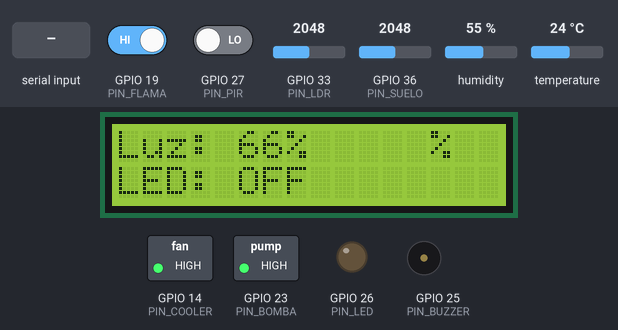
This sketch was run on a simulated ESP32. On the bench: 16×2 character LCD, switched loads named in the sketch (green lamp = pin HIGH), output pins drawn as LEDs (lit = HIGH), buzzer (waves = sounding). The inputs (shaded band) are chosen by the test bench; at power-on: GPIO 33 (PIN_LDR) = 2048, GPIO 19 (PIN_FLAMA) HIGH, temperature 24 °C, GPIO 27 (PIN_PIR) LOW, GPIO 36 (PIN_SUELO) = 2048, humidity 55 %. Nothing arrives over Bluetooth unless stated; what the sketch prints to the serial monitor is not drawn.

Above: at 5.2 s.
5.3 s: GPIO 33 (PIN_LDR) set to 3063
At 6.7 s:
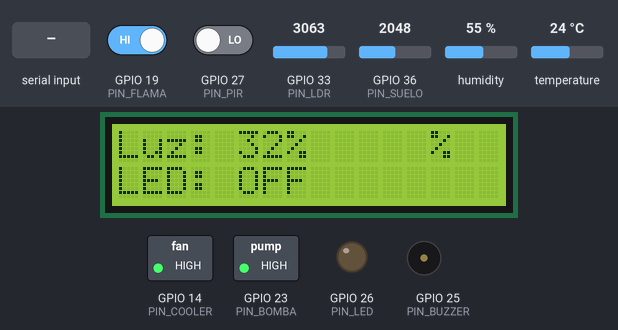
11.9 s: GPIO 33 (PIN_LDR) set to 3165
At 13.9 s:
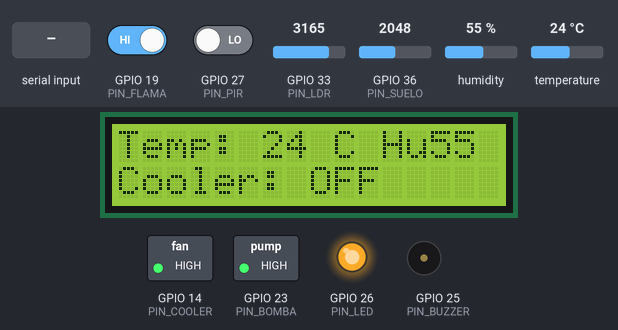
18.1 s: GPIO 19 (PIN_FLAMA) driven LOW
At 18.7 s:
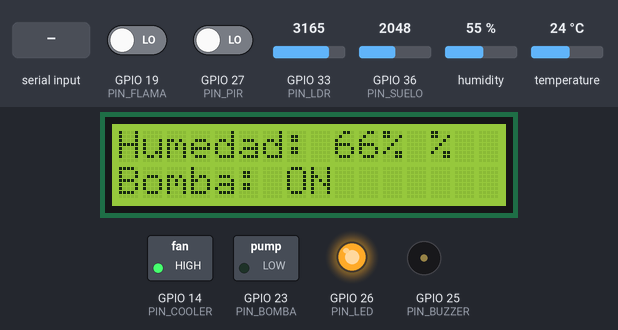
24.3 s: temperature set to 26 °C
At 27.0 s:
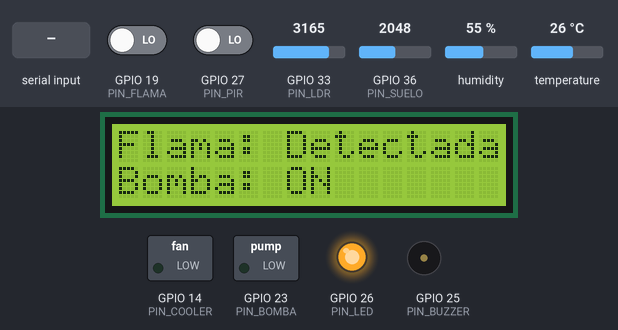
30.6 s: GPIO 27 (PIN_PIR) driven HIGH
At 35.2 s:
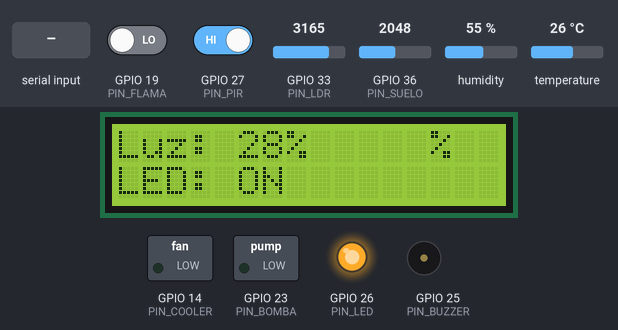
38.3 s: "B0\n" received over the second serial link
At 40.1 s:
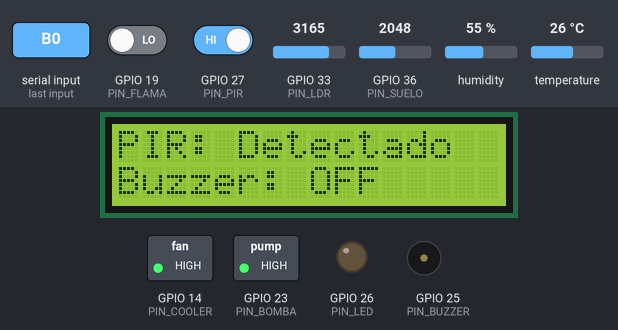
Timing chart, 0 to 41.6 s (numbered marks = the images above; inputs shaded):
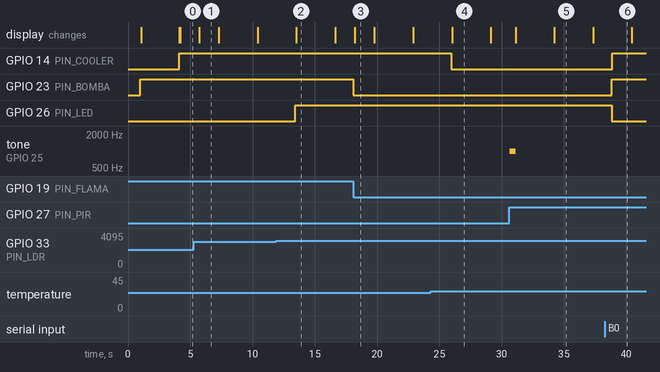

Measured:
- the behaviour switches between 3129 and 3130 on GPIO 33 (PIN_LDR) (found by bisection; images 1 and 2)
- the behaviour switches between 24 and 25 °C on temperature (found by bisection; images 3 and 4)
- after the input at 11.9 s, GPIO 26 (PIN_LED): LOW → HIGH after 1.5 s
- after the input at 18.1 s, GPIO 23 (PIN_BOMBA): HIGH → LOW at once; the display: changes after 0.09 s (image 3)
- after the input at 24.3 s, GPIO 14 (PIN_COOLER): HIGH → LOW after 1.7 s
- after the input at 30.6 s, tone on GPIO 25 (PIN_BUZZER): silent → 1000 Hz at once, → silent 0.50 s later
- after the input at 38.3 s, GPIO 14 (PIN_COOLER): LOW → HIGH after 0.59 s; GPIO 23 (PIN_BOMBA): LOW → HIGH after 0.54 s; GPIO 26 (PIN_LED): HIGH → LOW after 0.56 s

The sketch:

planta_inteligente.ino
```cpp
#include <LiquidCrystal.h>
#include <DHT.h>
#include <BluetoothSerial.h>

// Pines
#define PIN_SUELO 36    // Sensor de humedad del suelo (analógico)
#define PIN_BOMBA 23    // Minibomba de agua (digital, vía relé)
#define PIN_LDR 33      // Sensor LDR (analógico)
#define PIN_LED 26      // LED (digital)
#define PIN_PIR 27      // Sensor PIR (digital)
#define PIN_BUZZER 25   // Buzzer (digital)
#define PIN_FLAMA 19    // Sensor de flama (digital)
#define PIN_DHT 18      // Sensor DHT11 (digital)
#define PIN_COOLER 14   // Cooler (digital)

// Configurar LCD
LiquidCrystal lcd(15, 2, 4, 16, 17, 5); // RS, E, D4, D5, D6, D7

// Configurar DHT11
#define DHTTYPE DHT11
DHT dht(PIN_DHT, DHTTYPE);

// Configurar Bluetooth
BluetoothSerial SerialBT;

// Variables globales
int humedad_suelo = 0;
int valor_suelo = 0;
int luz = 0;
int valor_luz = 0;
int movimiento = 0;
int movimiento_anterior = 0; // Para detectar cambios en PIR
bool buzzer_activo = false;  // Estado del buzzer para LCD/Serial
int flama = 0;              // Estado del sensor de flama
float temperatura = 0;      // Temperatura del DHT11 (°C)
float humedad_ambiental = 0; // Humedad ambiental del DHT11 (%)
unsigned long ultima_actualizacion = 0;
int pantalla_actual = 0; // 0: suelo, 1: LDR, 2: PIR, 3: flama, 4: DHT11
bool manualControl = false; // Modo manual (Bluetooth) o automático
bool bombaManual = false;   // Estado manual de la bomba
bool coolerManual = false;  // Estado manual del cooler
bool ledManual = false;     // Estado manual del LED

void setup() {
  // Iniciar Serial
  Serial.begin(9600);
  delay(1000); // Estabilizar Serial

  // Iniciar Bluetooth
  SerialBT.begin("ESP32_BTC"); // Nombre del dispositivo Bluetooth
  Serial.println("Bluetooth iniciado: ESP32_Control");

  // Configurar pines
  pinMode(PIN_SUELO, INPUT);
  pinMode(PIN_LDR, INPUT);
  pinMode(PIN_PIR, INPUT);
  pinMode(PIN_FLAMA, INPUT);
  pinMode(PIN_BOMBA, OUTPUT);
  pinMode(PIN_LED, OUTPUT);
  pinMode(PIN_BUZZER, OUTPUT);
  pinMode(PIN_COOLER, OUTPUT);
  digitalWrite(PIN_BOMBA, HIGH); // Apagar bomba
  digitalWrite(PIN_LED, LOW);    // Apagar LED
  digitalWrite(PIN_BUZZER, LOW); // Apagar buzzer
  digitalWrite(PIN_COOLER, LOW); // Apagar cooler

  // Iniciar DHT11
  dht.begin();

  // Iniciar LCD
  lcd.begin(16, 2);
  lcd.print("Iniciando...");
  Serial.println("Iniciando sistema...");
  SerialBT.println("Iniciando sistema...");
  delay(3000); // Mostrar mensaje inicial

  lcd.clear();
  lcd.setCursor(0, 0);
  lcd.print("Humedad:     %");
  lcd.setCursor(0, 1);
  lcd.print("Bomba:      ");
  Serial.println("Sistema listo");
  SerialBT.println("Sistema listo");
}

void leerSuelo() {
  valor_suelo = analogRead(PIN_SUELO);
  humedad_suelo = map(valor_suelo, 1000, 4000, 100, 0); // 1000=100% (húmedo), 4000=0% (seco)
  if (humedad_suelo < 0) humedad_suelo = 0;
  if (humedad_suelo > 100) humedad_suelo = 100;
}

void leerLDR() {
  valor_luz = analogRead(PIN_LDR);
  luz = map(valor_luz, 1000, 4000, 100, 0); // 1000=100% (mucha luz), 4000=0% (oscuridad)
  if (luz < 0) luz = 0;
  if (luz > 100) luz = 100;
}

void leerPIR() {
  movimiento = digitalRead(PIN_PIR); // 1 si detecta movimiento, 0 si no
}

void leerFlama() {
  flama = digitalRead(PIN_FLAMA); // 0 si detecta flama, 1 si no
}

void leerDHT() {
  float nueva_temperatura = dht.readTemperature(); // Leer temperatura (°C)
  float nueva_humedad = dht.readHumidity();       // Leer humedad ambiental (%)
  if (isnan(nueva_temperatura) || isnan(nueva_humedad)) {
    Serial.println("Error al leer el DHT11");
    SerialBT.println("Error al leer el DHT11");
  } else {
    temperatura = nueva_temperatura;
    humedad_ambiental = nueva_humedad;
    Serial.print("DHT11 OK - Temp: ");
    Serial.print(temperatura);
    Serial.print("C, Hum: ");
    Serial.print(humedad_ambiental);
    Serial.println("%");
    SerialBT.print("DHT11 OK - Temp: ");
    SerialBT.print(temperatura);
    SerialBT.print("C, Hum: ");
    SerialBT.print(humedad_ambiental);
    SerialBT.println("%");
  }
}

void controlarBomba() {
  if (manualControl && bombaManual) {
    digitalWrite(PIN_BOMBA, LOW); // Encender bomba
    Serial.println("Bomba: Encendida (Manual)");
    SerialBT.println("Bomba: Encendida (Manual)");
  } else if (manualControl) {
    digitalWrite(PIN_BOMBA, HIGH); // Apagar bomba
    Serial.println("Bomba: Apagada (Manual)");
    SerialBT.println("Bomba: Apagada (Manual)");
  } else if (flama == 0 || humedad_suelo == 0) { // Flama detectada o suelo seco
    digitalWrite(PIN_BOMBA, LOW); // Encender bomba
    Serial.println("Bomba: Encendida (Automático)");
    SerialBT.println("Bomba: Encendida (Automático)");
  } else { // Sin flama y suelo con humedad
    digitalWrite(PIN_BOMBA, HIGH); // Apagar bomba
    Serial.println("Bomba: Apagada (Automático)");
    SerialBT.println("Bomba: Apagada (Automático)");
  }
}

void controlarLED() {
  if (manualControl && ledManual) {
    digitalWrite(PIN_LED, HIGH); // Encender LED
    Serial.println("LED: Encendido (Manual)");
    SerialBT.println("LED: Encendido (Manual)");
  } else if (manualControl) {
    digitalWrite(PIN_LED, LOW); // Apagar LED
    Serial.println("LED: Apagado (Manual)");
    SerialBT.println("LED: Apagado (Manual)");
  } else if (luz < 30) { // Poca luz
    digitalWrite(PIN_LED, HIGH); // Encender LED
    Serial.println("LED: Encendido (Automático)");
    SerialBT.println("LED: Encendido (Automático)");
  } else { // Suficiente luz
    digitalWrite(PIN_LED, LOW); // Apagar LED
    Serial.println("LED: Apagado (Automático)");
    SerialBT.println("LED: Apagado (Automático)");
  }
}

void controlarBuzzer() {
  if (movimiento == 1 && movimiento_anterior == 0) { // Transición de sin movimiento a movimiento detectado
    tone(PIN_BUZZER, 1000, 500); // Tono de 1000 Hz durante 500 ms
    buzzer_activo = true;        // Marcar buzzer como activo
    delay(500);                  // Esperar la duración del tono
    noTone(PIN_BUZZER);          // Detener el tono
  } else {
    buzzer_activo = false;       // Buzzer inactivo después del beep
  }
  movimiento_anterior = movimiento; // Actualizar estado anterior
}

void controlarCooler() {
  if (manualControl && coolerManual) {
    digitalWrite(PIN_COOLER, LOW); // Encender cooler
    Serial.print("Cooler ON (Manual, Temp: ");
    Serial.print(temperatura);
    Serial.print("C, Pin: ");
    Serial.print(digitalRead(PIN_COOLER));
    Serial.println(")");
    SerialBT.print("Cooler ON (Manual, Temp: ");
    SerialBT.print(temperatura);
    SerialBT.println("C)");
  } else if (manualControl) {
    digitalWrite(PIN_COOLER, HIGH); // Apagar cooler (activo-bajo)
    Serial.print("Cooler OFF (Manual, Temp: ");
    Serial.print(temperatura);
    Serial.print("C, Pin: ");
    Serial.print(digitalRead(PIN_COOLER));
    Serial.println(")");
    SerialBT.print("Cooler OFF (Manual, Temp: ");
    SerialBT.print(temperatura);
    SerialBT.println("C)");
  } else if (temperatura >= 25) { // Temperatura alta
    digitalWrite(PIN_COOLER, LOW); // Encender cooler
    Serial.print("Cooler ON (Automático, Temp: ");
    Serial.print(temperatura);
    Serial.print("C, Pin: ");
    Serial.print(digitalRead(PIN_COOLER));
    Serial.println(")");
    SerialBT.print("Cooler ON (Automático, Temp: ");
    SerialBT.print(temperatura);
    SerialBT.println("C)");
  } else { // Temperatura baja
    digitalWrite(PIN_COOLER, HIGH); // Apagar cooler
    Serial.print("Cooler OFF (Automático, Temp: ");
    Serial.print(temperatura);
    Serial.print("C, Pin: ");
    Serial.print(digitalRead(PIN_COOLER));
    Serial.println(")");
    SerialBT.print("Cooler OFF (Automático, Temp: ");
    SerialBT.print(temperatura);
    SerialBT.println("C)");
  }

}

void manejarBluetooth() {
  if (SerialBT.available()) {
    String comando = SerialBT.readStringUntil('\n');
    comando.trim(); // Eliminar espacios o caracteres de nueva línea
    Serial.print("Comando recibido: ");
    Serial.println(comando);

    if (comando == "B1") {
      manualControl = true;
      bombaManual = true;
      SerialBT.println("Bomba encendida manualmente");
    } else if (comando == "B0") {
      manualControl = true;
      bombaManual = false;
      SerialBT.println("Bomba apagada manualmente");
    } else if (comando == "C1") {
      manualControl = true;
      coolerManual = true;
      SerialBT.println("Cooler encendido manualmente");
    } else if (comando == "C0") {
      manualControl = true;
      coolerManual = false;
      SerialBT.println("Cooler apagado manualmente");
    } else if (comando == "L1") {
      manualControl = true;
      ledManual = true;
      SerialBT.println("LED encendido manualmente");
    } else if (comando == "L0") {
      manualControl = true;
      ledManual = false;
      SerialBT.println("LED apagado manualmente");
    } else if (comando == "A") {
      manualControl = false;
      SerialBT.println("Modo automático activado");
    } else {
      SerialBT.println("Comando inválido. Usa: B1, B0, C1, C0, L1, L0, A");
    }
  }
}

void mostrarLCD() {
  if (pantalla_actual == 0) {
    // Mostrar datos del sensor de suelo y bomba
    lcd.setCursor(0, 0);
    lcd.print("Humedad:     %");
    lcd.setCursor(9, 0);
    if (humedad_suelo < 10) lcd.print(" ");
    lcd.print(humedad_suelo);
    lcd.print("%");

    lcd.setCursor(0, 1);
    lcd.print("Bomba:      ");
    lcd.setCursor(7, 1);
    lcd.print(digitalRead(PIN_BOMBA) ? "OFF" : "ON "); // Relé
  } else if (pantalla_actual == 1) {
    // Mostrar datos del LDR y LED
    lcd.setCursor(0, 0);
    lcd.print("Luz:         %");
    lcd.setCursor(5, 0);
    if (luz < 10) lcd.print(" ");
    lcd.print(luz);
    lcd.print("%");

    lcd.setCursor(0, 1);
    lcd.print("LED:        ");
    lcd.setCursor(5, 1);
    lcd.print(digitalRead(PIN_LED) ? "ON " : "OFF");
  } else if (pantalla_actual == 2) {
    // Mostrar datos del PIR y buzzer
    lcd.setCursor(0, 0);
    lcd.print(movimiento == 1 ? "PIR: Detectado " : "PIR: No Detecta");
    lcd.setCursor(0, 1);
    lcd.print("Buzzer:     ");
    lcd.setCursor(8, 1);
    lcd.print(buzzer_activo ? "ON " : "OFF");
  } else if (pantalla_actual == 3) {
    // Mostrar datos del sensor de flama y bomba
    lcd.setCursor(0, 0);
    lcd.print(flama == 0 ? "Flama: Detectada" : "Flama: No Detecta");
    lcd.setCursor(0, 1);
    lcd.print("Bomba:      ");
    lcd.setCursor(7, 1);
    lcd.print(digitalRead(PIN_BOMBA) ? "OFF" : "ON "); // Relé activo-bajo
  } else {
    // Mostrar datos del DHT11 y cooler
    lcd.setCursor(0, 0);
    lcd.print("Temp:    C Hum:  %");
    lcd.setCursor(6, 0);
    if (temperatura < 10) lcd.print(" ");
    lcd.print((int)temperatura);
    lcd.setCursor(13, 0);
    if (humedad_ambiental < 10) lcd.print(" ");
    lcd.print((int)humedad_ambiental);
    lcd.setCursor(0, 1);
    lcd.print("Cooler:     ");
    lcd.setCursor(8, 1);
    lcd.print(digitalRead(PIN_COOLER) ? "OFF " : "ON");
  }
}

void depurarSerial() {
  Serial.print("Humedad: ");
  Serial.print(humedad_suelo);
  Serial.print("% (Valor crudo: ");
  Serial.print(valor_suelo);
  Serial.print(") Bomba: ");
  Serial.println(digitalRead(PIN_BOMBA) ? "Apagada" : "Encendida");
  SerialBT.print("Humedad: ");
  SerialBT.print(humedad_suelo);
  SerialBT.print("% Bomba: ");
  SerialBT.println(digitalRead(PIN_BOMBA) ? "Apagada" : "Encendida");

  Serial.print("Luz: ");
  Serial.print(luz);
  Serial.print("% (Valor crudo: ");
  Serial.print(valor_luz);
  Serial.print(") LED: ");
  Serial.println(digitalRead(PIN_LED) ? "Encendido" : "Apagado");
  SerialBT.print("Luz: ");
  SerialBT.print(luz);
  SerialBT.print("% LED: ");
  SerialBT.println(digitalRead(PIN_LED) ? "Encendido" : "Apagado");

  Serial.print("PIR: ");
  Serial.print(movimiento == 1 ? "Detectado" : "No Detectado");
  Serial.print(" Buzzer: ");
  Serial.println(buzzer_activo ? "Encendido" : "Apagado");
  SerialBT.print("PIR: ");
  SerialBT.print(movimiento == 1 ? "Detectado" : "No Detectado");
  SerialBT.print(" Buzzer: ");
  SerialBT.println(buzzer_activo ? "Encendido" : "Apagado");

  Serial.print("Flama: ");
  Serial.print(flama == 0 ? "Detectada" : "No Detectada");
  Serial.print(" Bomba: ");
  Serial.println(digitalRead(PIN_BOMBA) ? "Apagada" : "Encendida");
  SerialBT.print("Flama: ");
  SerialBT.print(flama == 0 ? "Detectada" : "No Detectada");
  SerialBT.print(" Bomba: ");
  SerialBT.println(digitalRead(PIN_BOMBA) ? "Apagada" : "Encendida");

  Serial.print("Temp: ");
  Serial.print(temperatura);
  Serial.print("C Humedad Amb: ");
  Serial.print(humedad_ambiental);
  Serial.print("% Cooler: ");
  Serial.println(digitalRead(PIN_COOLER) ? "Encendido" : "Apagado");
  SerialBT.print("Temp: ");
  SerialBT.print(temperatura);
  SerialBT.print("C Humedad Amb: ");
  SerialBT.print(humedad_ambiental);
  SerialBT.print("% Cooler: ");
  SerialBT.println(digitalRead(PIN_COOLER) ? "Encendido" : "Apagado");

  Serial.print("Modo: ");
  Serial.println(manualControl ? "Manual" : "Automático");
  SerialBT.print("Modo: ");
  SerialBT.println(manualControl ? "Manual" : "Automático");
  Serial.println("---FIN_CICLO---");
  SerialBT.println("---FIN_CICLO---");
}

void loop() {
  leerSuelo();
  leerLDR();
  leerPIR();
  leerFlama();
  leerDHT();
  manejarBluetooth();
  controlarBomba();
  controlarLED();
  controlarBuzzer();
  controlarCooler();

  // Alternar pantallas cada 2 segundo
  unsigned long ahora = millis();
  if (ahora - ultima_actualizacion >= 2000) {
    lcd.clear(); // Limpiar para evitar residuos
    pantalla_actual = (pantalla_actual + 1) % 5; // Ciclar entre 0, 1, 2, 3, 4
    ultima_actualizacion = ahora;
  }

  mostrarLCD();
  depurarSerial();
  delay(1200); // Actualizar datos cada 1.2 segundos para estabilidad del DHT11
}
```
